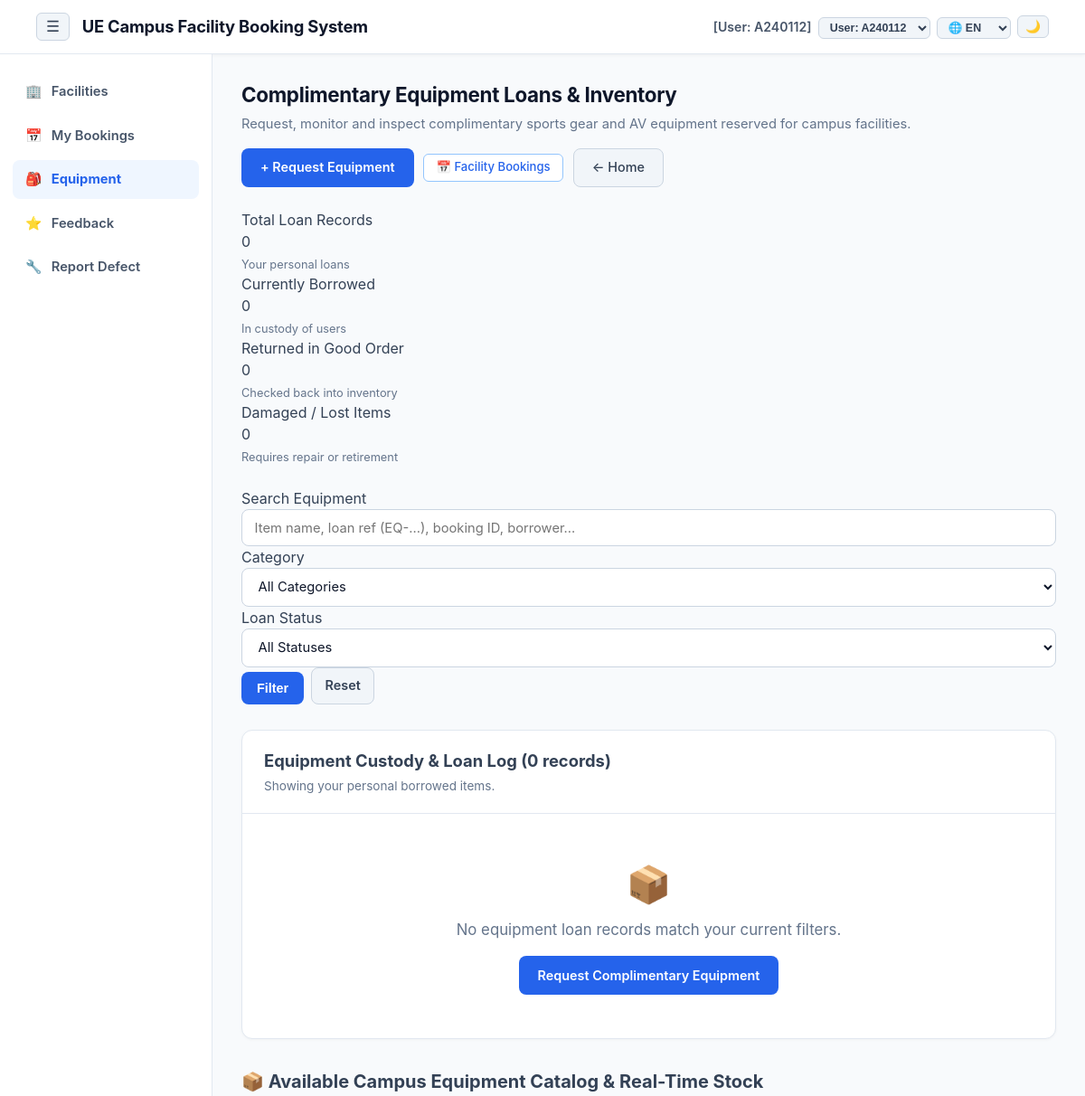
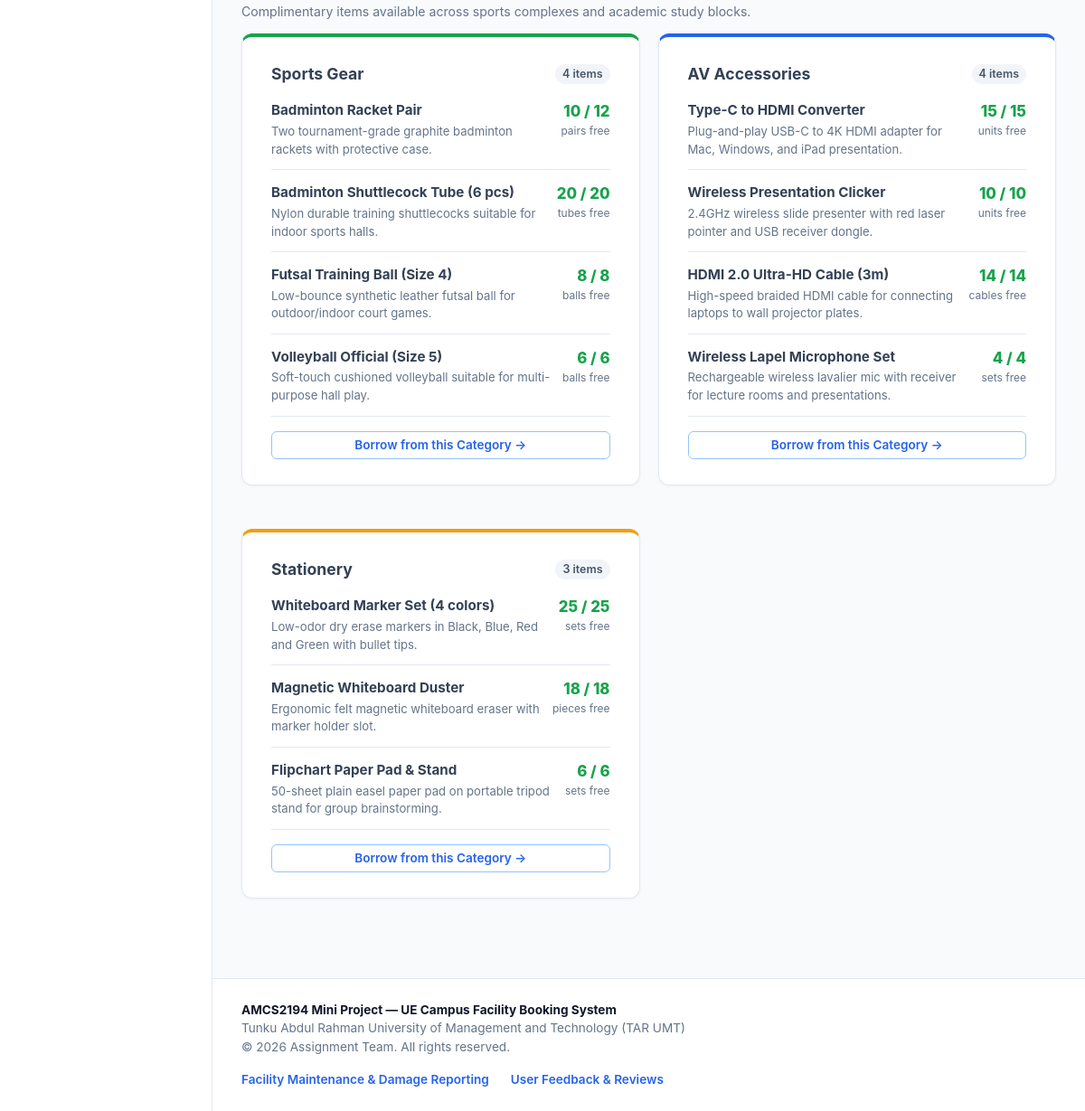
Page /modules/equipment/index.php on the committed database (2 pictures, top to bottom).
### tables this page shows
CREATE TABLE `user` (
  `UserID` varchar(10) NOT NULL,
  `FullName` varchar(100) NOT NULL,
  `CampusEmail` varchar(100) NOT NULL,
  `PhoneNo` varchar(15) NOT NULL,
  `UserRole` enum('Student','Staff','Admin','Technician') NOT NULL,
  `AccountStatus` enum('Active','Suspended','Inactive') DEFAULT 'Active',
  `BookingBanUntil` datetime DEFAULT NULL,
  `StrikeResetAt` datetime DEFAULT NULL,
  `PasswordHash` varchar(255) NOT NULL
);

### modules/equipment/index.php (the view, shortened to what the rows shown need)
<?php
require_once __DIR__ . '/../../includes/auth.php';
$currentUser = AuthService::getCurrentUser();
require_once __DIR__ . '/../../includes/header.php';
?>
<div class="page-header-row">
    <div>
        <h1 class="page-title">Complimentary Equipment Loans & Inventory</h1>
    </div>
</div>
<div class="section-title-wrap" style="margin-bottom: 0.85rem;">
    <h2 style="font-size: 1.25rem; font-weight: 700; margin: 0; color: var(--text-color);">
        📦 Available Campus Equipment Catalog & Real-Time Stock
    </h2>
</div>
<?php require_once __DIR__ . '/../../includes/footer.php'; ?>

### includes/header.php (shortened to what the rows shown need)
<?php
require_once __DIR__ . '/auth.php';
require_once __DIR__ . '/i18n.php';
$currentUser = AuthService::getCurrentUser();
$scriptName = $_SERVER['SCRIPT_NAME'] ?? '';
$pos = strpos($scriptName, '/UE-Campus-Facility-System');
if ($pos !== false) {
    $baseUrl = '/UE-Campus-Facility-System/';
} else {
    $baseUrl = '/';
}
$isAdmin      = ($currentUser['UserRole'] ?? '') === 'Admin';
$isTechnician = ($currentUser['UserRole'] ?? '') === 'Technician';
?>
<!DOCTYPE html>
<html lang="en">
<head>
    <link rel="stylesheet" href="<?= $baseUrl ?>assets/css/style.css">
</head>
<body>
<header class="navbar-top">
    <div class="nav-container" style="max-width: 100%; padding: 0;">
        <div style="display: flex; align-items: center; gap: 0.45rem; flex-wrap: wrap;">
            <span class="user-badge-text">
                <?php
                    $rolePrefix = $isAdmin ? 'Admin' : ($isTechnician ? 'Tech' : 'User');
                    echo '[' . $rolePrefix . ': ' . htmlspecialchars($currentUser['UserID']) . ']';
                ?>
            </span>
            <form method="GET" style="margin: 0; display: inline;">
                <select name="switch_user" onchange="this.form.submit()" class="nav-select-compact" title="Toggle persona for testing">
                    <option value="A240112" <?= $currentUser['UserID'] === 'A240112' ? 'selected' : '' ?>>User: A240112</option>
                </select>
            </form>
            <form method="GET" style="margin: 0; display: inline;">
                <select name="lang" onchange="this.form.submit()" class="nav-select-compact" title="<?= htmlspecialchars(t('lang_label')) ?>">
                </select>
            </form>
            <button type="button" id="themeToggleBtn" onclick="toggleUeTheme()" class="theme-toggle-btn" title="<?= htmlspecialchars(t('theme_toggle')) ?>">
            </button>
        </div>
    </div>
</header>
<div class="app-shell">
    <div class="app-content">
        <main class="main-wrapper">

### rows in the picture
user: UserRole "User", UserID "A240112", switch_user "User: A240112"

### other values in the picture
t('brand_title') "UE Campus Facility Booking System"
t('nav_facilities') "Facilities"
t('nav_my_bookings') "My Bookings"
t('nav_equipment') "Equipment"
t('nav_feedback') "Feedback"
t('nav_report_defect') "Report Defect"
$stats['total'] "0"
$stats['active'] "0"
$stats['returned'] "0"
$stats['damaged'] "0"
count($loans) "0"
$groupName "Sports Gear"
count($items) "4"
$item['name'] "Badminton Racket Pair"
$item['desc'] "Two tournament-grade graphite badminton rackets with protective case."
